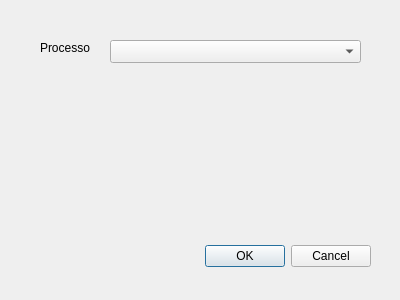
<?xml version="1.0" encoding="UTF-8"?>
<ui version="4.0">
 <class>Dialog</class>
 <widget class="QDialog" name="Dialog">
  <property name="geometry">
   <rect>
    <x>0</x>
    <y>0</y>
    <width>400</width>
    <height>300</height>
   </rect>
  </property>
  <property name="windowTitle">
   <string>Dialog</string>
  </property>
  <widget class="QDialogButtonBox" name="buttonBox">
   <property name="geometry">
    <rect>
     <x>30</x>
     <y>240</y>
     <width>341</width>
     <height>32</height>
    </rect>
   </property>
   <property name="orientation">
    <enum>Qt::Horizontal</enum>
   </property>
   <property name="standardButtons">
    <set>QDialogButtonBox::Cancel|QDialogButtonBox::Ok</set>
   </property>
  </widget>
  <widget class="QComboBox" name="process_cbox">
   <property name="geometry">
    <rect>
     <x>110</x>
     <y>40</y>
     <width>251</width>
     <height>23</height>
    </rect>
   </property>
  </widget>
  <widget class="QLabel" name="label">
   <property name="geometry">
    <rect>
     <x>40</x>
     <y>40</y>
     <width>57</width>
     <height>15</height>
    </rect>
   </property>
   <property name="text">
    <string>Processo</string>
   </property>
  </widget>
 </widget>
 <resources/>
 <connections>
  <connection>
   <sender>buttonBox</sender>
   <signal>accepted()</signal>
   <receiver>Dialog</receiver>
   <slot>accept()</slot>
   <hints>
    <hint type="sourcelabel">
     <x>248</x>
     <y>254</y>
    </hint>
    <hint type="destinationlabel">
     <x>157</x>
     <y>274</y>
    </hint>
   </hints>
  </connection>
  <connection>
   <sender>buttonBox</sender>
   <signal>rejected()</signal>
   <receiver>Dialog</receiver>
   <slot>reject()</slot>
   <hints>
    <hint type="sourcelabel">
     <x>316</x>
     <y>260</y>
    </hint>
    <hint type="destinationlabel">
     <x>286</x>
     <y>274</y>
    </hint>
   </hints>
  </connection>
 </connections>
</ui>
